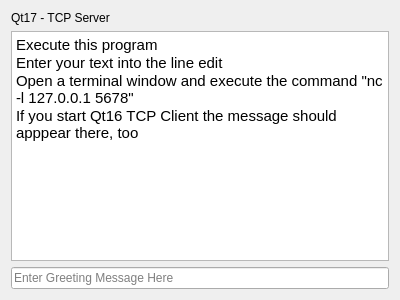
<?xml version="1.0" encoding="UTF-8"?>
<ui version="4.0">
 <class>Dialog</class>
 <widget class="QDialog" name="Dialog">
  <property name="geometry">
   <rect>
    <x>0</x>
    <y>0</y>
    <width>400</width>
    <height>300</height>
   </rect>
  </property>
  <property name="windowTitle">
   <string>Dialog</string>
  </property>
  <layout class="QVBoxLayout" name="verticalLayout">
   <item>
    <widget class="QLabel" name="label">
     <property name="text">
      <string>Qt17 - TCP Server</string>
     </property>
    </widget>
   </item>
   <item>
    <widget class="QTextBrowser" name="textBrowser">
     <property name="html">
      <string>&lt;!DOCTYPE HTML PUBLIC &quot;-//W3C//DTD HTML 4.0//EN&quot; &quot;http://www.w3.org/TR/REC-html40/strict.dtd&quot;&gt;
&lt;html&gt;&lt;head&gt;&lt;meta name=&quot;qrichtext&quot; content=&quot;1&quot; /&gt;&lt;style type=&quot;text/css&quot;&gt;
p, li { white-space: pre-wrap; }
&lt;/style&gt;&lt;/head&gt;&lt;body style=&quot; font-family:'Cantarell'; font-size:11pt; font-weight:400; font-style:normal;&quot;&gt;
&lt;p style=&quot; margin-top:0px; margin-bottom:0px; margin-left:0px; margin-right:0px; -qt-block-indent:0; text-indent:0px;&quot;&gt;Execute this program&lt;/p&gt;
&lt;p style=&quot; margin-top:0px; margin-bottom:0px; margin-left:0px; margin-right:0px; -qt-block-indent:0; text-indent:0px;&quot;&gt;Enter your text into the line edit&lt;/p&gt;
&lt;p style=&quot; margin-top:0px; margin-bottom:0px; margin-left:0px; margin-right:0px; -qt-block-indent:0; text-indent:0px;&quot;&gt;Open a terminal window and execute the command &amp;quot;nc -l 127.0.0.1 5678&amp;quot;&lt;/p&gt;
&lt;p style=&quot; margin-top:0px; margin-bottom:0px; margin-left:0px; margin-right:0px; -qt-block-indent:0; text-indent:0px;&quot;&gt;If you start Qt16 TCP Client the message should apppear there, too&lt;/p&gt;&lt;/body&gt;&lt;/html&gt;</string>
     </property>
    </widget>
   </item>
   <item>
    <widget class="QLineEdit" name="lineEdit">
     <property name="placeholderText">
      <string>Enter Greeting Message Here</string>
     </property>
    </widget>
   </item>
  </layout>
 </widget>
 <layoutdefault spacing="6" margin="11"/>
 <resources/>
 <connections/>
</ui>
